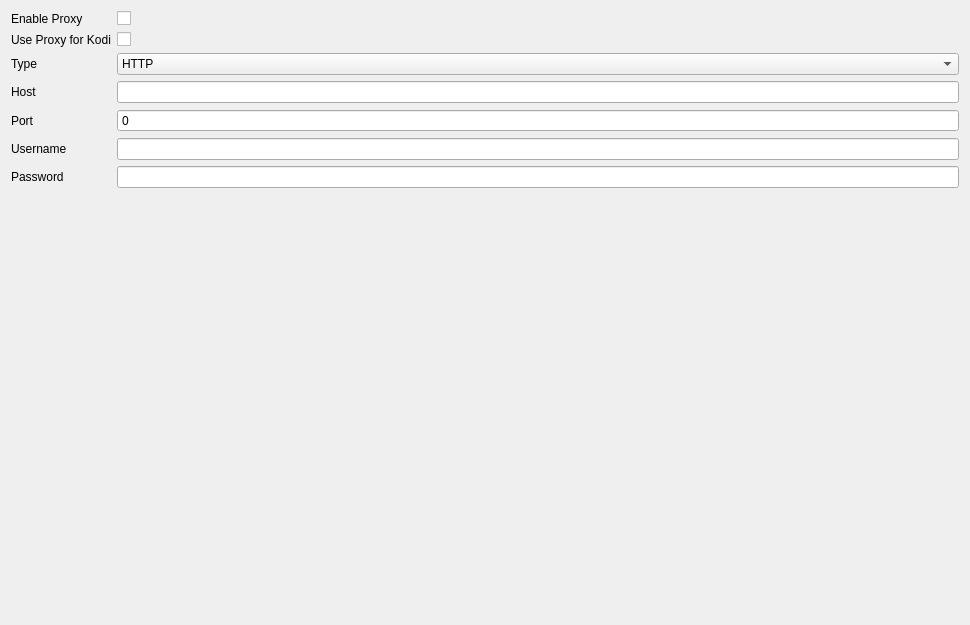
<?xml version="1.0" encoding="UTF-8"?>
<ui version="4.0">
 <class>NetworkSettingsWidget</class>
 <widget class="QWidget" name="NetworkSettingsWidget">
  <property name="geometry">
   <rect>
    <x>0</x>
    <y>0</y>
    <width>970</width>
    <height>625</height>
   </rect>
  </property>
  <layout class="QVBoxLayout" name="verticalLayout_3">
   <item>
    <layout class="QFormLayout" name="formLayout_2">
     <item row="0" column="0">
      <widget class="QLabel" name="lblEnableProxy">
       <property name="text">
        <string>Enable Proxy</string>
       </property>
      </widget>
     </item>
     <item row="0" column="1">
      <widget class="QCheckBox" name="chkUseProxy">
       <property name="text">
        <string/>
       </property>
       <property name="checked">
        <bool>false</bool>
       </property>
      </widget>
     </item>
     <item row="1" column="0">
      <widget class="QLabel" name="lblUseProxyForKodi">
       <property name="text">
        <string>Use Proxy for Kodi</string>
       </property>
      </widget>
     </item>
     <item row="1" column="1">
      <widget class="QCheckBox" name="chkUseProxyForKodi">
       <property name="text">
        <string/>
       </property>
      </widget>
     </item>
     <item row="2" column="1">
      <widget class="QComboBox" name="proxyType">
       <item>
        <property name="text">
         <string>HTTP</string>
        </property>
       </item>
       <item>
        <property name="text">
         <string notr="true">SOCKS5</string>
        </property>
       </item>
      </widget>
     </item>
     <item row="2" column="0">
      <widget class="QLabel" name="lblType">
       <property name="text">
        <string comment="Proxy Type">Type</string>
       </property>
      </widget>
     </item>
     <item row="3" column="0">
      <widget class="QLabel" name="lblHost">
       <property name="text">
        <string>Host</string>
       </property>
      </widget>
     </item>
     <item row="4" column="0">
      <widget class="QLabel" name="lblPort">
       <property name="text">
        <string>Port</string>
       </property>
      </widget>
     </item>
     <item row="3" column="1">
      <widget class="QLineEdit" name="proxyHost"/>
     </item>
     <item row="4" column="1">
      <widget class="QSpinBox" name="proxyPort">
       <property name="buttonSymbols">
        <enum>QAbstractSpinBox::ButtonSymbols::NoButtons</enum>
       </property>
       <property name="maximum">
        <number>99999</number>
       </property>
      </widget>
     </item>
     <item row="5" column="0">
      <widget class="QLabel" name="lblUsername">
       <property name="text">
        <string>Username</string>
       </property>
      </widget>
     </item>
     <item row="5" column="1">
      <widget class="QLineEdit" name="proxyUsername"/>
     </item>
     <item row="6" column="0">
      <widget class="QLabel" name="lblPassword">
       <property name="text">
        <string>Password</string>
       </property>
      </widget>
     </item>
     <item row="6" column="1">
      <widget class="QLineEdit" name="proxyPassword">
       <property name="echoMode">
        <enum>QLineEdit::EchoMode::Password</enum>
       </property>
      </widget>
     </item>
    </layout>
   </item>
   <item>
    <spacer name="verticalSpacer">
     <property name="orientation">
      <enum>Qt::Orientation::Vertical</enum>
     </property>
     <property name="sizeHint" stdset="0">
      <size>
       <width>20</width>
       <height>40</height>
      </size>
     </property>
    </spacer>
   </item>
  </layout>
 </widget>
 <resources/>
 <connections/>
</ui>
